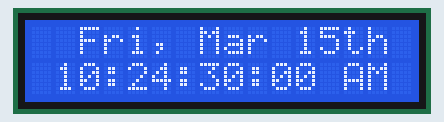
A sketch run on a simulated Arduino Uno, built with avr-gcc and run on an emulated ATmega328P. Parts: 16×2 character LCD. The local clock reads 2024-03-15 10:24:30 at power-on unless the sketch sets it.

Above: at 0.22 s.
At 5.1 s:
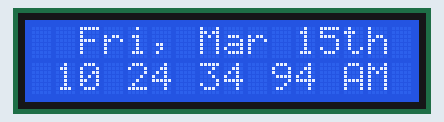
At 9.99 s:
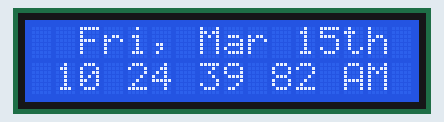
At 19.76 s:
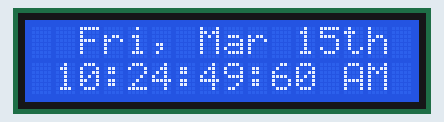
At 29.53 s:
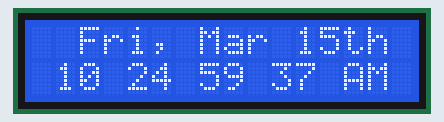
At 39.59 s:
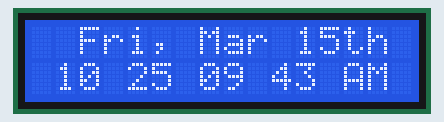

The sketch:

LiquidCrystalRTC.ino
```cpp
#pragma GCC optimize("Ofast")

#define ROW 2
#define COL 16
#define SPLITTER_BLINK_DELAY 250

#include <Wire.h>
#include <RTClib.h>
#include <LiquidCrystal.h>
#include <string.h>
#include <math.h>

RTC_DS1307 rtc;
LiquidCrystal lcd(12, 11, 5, 4, 3, 2) ;

void center(char *str, char *buffer, char ch, unsigned char num) {
	buffer[0] = '\0' ;

	unsigned char len = strlen(str), i, j ;

	// Copy the string to buffer if they are same
	if (len >= num) {
		for(i = 0 ; i < len ; ++i) buffer[i] = str[i] ;
		return ;
	}

	// Calculate the padding left and right
	unsigned char p_left = ceil(num / 2.0 - len / 2.0) ;
	unsigned char p_right = floor(num / 2.0 - len / 2.0) ;

	// Copy the left padded string to buffer
	for(i = 0 ; i < p_left ; ++i) buffer[i] = ch ;

	// Copy the original string to buffer
	for(j = 0 ; j < len ; ++j) buffer[i++] = str[j] ;

	// Copy the right padded string to buffer
	for(j = 0 ; j < p_right ; ++j) buffer[i++] = ch ;

	buffer[i] = '\0' ;
}

void setup() {
	Serial.begin(57600) ;
	lcd.begin(COL, ROW) ;
	lcd.setCursor(0, 0) ;

	while(!rtc.begin()) {
		char message[14] = "No RTC Found!", str[14] ;
		center(message, str, ' ', COL) ;
		lcd.print(str) ;
	}

	if(!rtc.isrunning()) {
		char message[17] = "RTC Not Running!", str[17] ;
		center(message, str, ' ', COL) ;
		lcd.print(str) ;

		rtc.adjust(DateTime(F(__DATE__), F(__TIME__))) ;
		while(millis() < 2500) ;
	}
}

char *getSuffix(unsigned char num) {
	if (num > 3 && num < 21) return (char *)"th" ;

	switch(num % 10) {
		case 1: return (char *)"st" ;
		case 2: return (char *)"nd" ;
		case 3: return (char *)"rd" ;
		default: return (char *)"th" ;
	}
}

const char daysOfTheWeek[7][4] = { "Sun", "Mon", "Tue", "Wed", "Thu", "Fri", "Sat" } ;
const char Months[12][4] = { "Jan", "Feb", "Mar", "Apr", "May", "Jun", "Jul", "Aug", "Sep", "Oct", "Nov", "Dec" } ;

char splitter = ':' ;
char str[20], str2[20] ;
char *am_pm ;

unsigned char secondNow, lastSecond = 0 ;
unsigned char today, hr = 0, formatted_hr ;
unsigned short jiffy ;

unsigned long blinkSplitterDelay = millis() + SPLITTER_BLINK_DELAY ;
unsigned long currentMS = 0, currT ;

void loop() {
	DateTime now = rtc.now() ;

	hr = now.hour() ;
	secondNow = now.second() ;
	today = now.day() ;
	currT = millis() ;

	if (lastSecond != secondNow) {
		// Set the millisecond
		lastSecond = secondNow ;
		currentMS = currT ;

		// Reset the splitter
		splitter = ':' ;
		blinkSplitterDelay = currT + SPLITTER_BLINK_DELAY ;
	}

	// Blink the splitter when timeout is reached

	// Set the jiffy to avoid delays
	jiffy = (currT - currentMS) / 10 ;

	if (currT > blinkSplitterDelay + SPLITTER_BLINK_DELAY) {
		splitter = ':' ;
		blinkSplitterDelay = currT + SPLITTER_BLINK_DELAY ;
	} else if (currT > blinkSplitterDelay) {
		splitter = ' ' ;
	}

	// Print Date
	sprintf(
		str2, "%s, %s %d%s",
		daysOfTheWeek[now.dayOfTheWeek()], Months[now.month() - 1], today, getSuffix(today)
	) ;

	center(str2, str, ' ', COL) ;
	lcd.setCursor(0, 0) ;
	lcd.print(str) ;

	am_pm = hr < 12 ? (char *)"AM" : (char *)"PM" ;
	formatted_hr = hr == 12 ? 12 : hr % 12 ;

	// Print time
	sprintf(
		str2, "%02d%c%02d%c%02d%c%02d %s",
		formatted_hr, splitter, now.minute(), splitter, secondNow, splitter, jiffy, am_pm
	) ;

	center(str2, str, ' ', COL) ;
	lcd.setCursor(0, 1) ;
	lcd.print(str) ;
}
```
